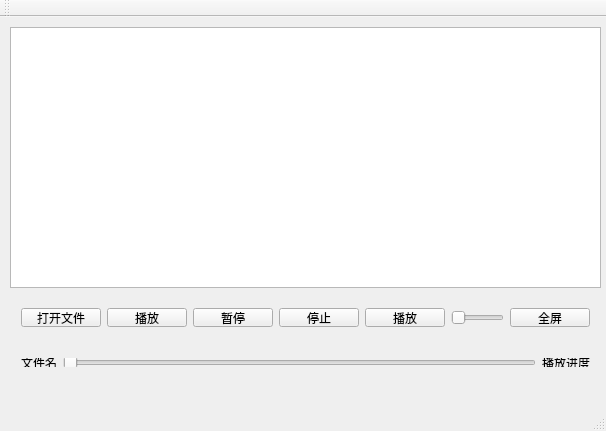
<?xml version="1.0" encoding="UTF-8"?>
<ui version="4.0">
 <class>MainWindow</class>
 <widget class="QMainWindow" name="MainWindow">
  <property name="geometry">
   <rect>
    <x>0</x>
    <y>0</y>
    <width>606</width>
    <height>431</height>
   </rect>
  </property>
  <property name="windowTitle">
   <string>MainWindow</string>
  </property>
  <widget class="QWidget" name="centralWidget">
   <widget class="QWidget" name="horizontalLayoutWidget">
    <property name="geometry">
     <rect>
      <x>10</x>
      <y>280</y>
      <width>591</width>
      <height>41</height>
     </rect>
    </property>
    <layout class="QHBoxLayout" name="horizontalLayout">
     <item>
      <widget class="QPushButton" name="btnAdd">
       <property name="text">
        <string>打开文件</string>
       </property>
      </widget>
     </item>
     <item>
      <widget class="QPushButton" name="btnPlay">
       <property name="text">
        <string>播放</string>
       </property>
      </widget>
     </item>
     <item>
      <widget class="QPushButton" name="btnPause">
       <property name="text">
        <string>暂停</string>
       </property>
      </widget>
     </item>
     <item>
      <widget class="QPushButton" name="btnStop">
       <property name="text">
        <string>停止</string>
       </property>
      </widget>
     </item>
     <item>
      <widget class="QPushButton" name="btnSound">
       <property name="text">
        <string>播放</string>
       </property>
      </widget>
     </item>
     <item>
      <widget class="QSlider" name="sliderVolumn">
       <property name="orientation">
        <enum>Qt::Horizontal</enum>
       </property>
      </widget>
     </item>
     <item>
      <widget class="QPushButton" name="btnFullScreen">
       <property name="text">
        <string>全屏</string>
       </property>
      </widget>
     </item>
    </layout>
   </widget>
   <widget class="QWidget" name="horizontalLayoutWidget_2">
    <property name="geometry">
     <rect>
      <x>10</x>
      <y>330</y>
      <width>591</width>
      <height>31</height>
     </rect>
    </property>
    <layout class="QHBoxLayout" name="horizontalLayout_2">
     <item>
      <widget class="QLabel" name="LabCurMedia">
       <property name="text">
        <string>文件名</string>
       </property>
      </widget>
     </item>
     <item>
      <widget class="QSlider" name="sliderPosition">
       <property name="orientation">
        <enum>Qt::Horizontal</enum>
       </property>
      </widget>
     </item>
     <item>
      <widget class="QLabel" name="LabRatio">
       <property name="text">
        <string>播放进度</string>
       </property>
      </widget>
     </item>
    </layout>
   </widget>
   <widget class="QGraphicsView" name="graphicsView">
    <property name="geometry">
     <rect>
      <x>10</x>
      <y>10</y>
      <width>591</width>
      <height>261</height>
     </rect>
    </property>
   </widget>
  </widget>
  <widget class="QMenuBar" name="menuBar">
   <property name="geometry">
    <rect>
     <x>0</x>
     <y>0</y>
     <width>606</width>
     <height>22</height>
    </rect>
   </property>
  </widget>
  <widget class="QToolBar" name="mainToolBar">
   <attribute name="toolBarArea">
    <enum>TopToolBarArea</enum>
   </attribute>
   <attribute name="toolBarBreak">
    <bool>false</bool>
   </attribute>
  </widget>
  <widget class="QStatusBar" name="statusBar"/>
 </widget>
 <layoutdefault spacing="6" margin="11"/>
 <resources/>
 <connections/>
</ui>
